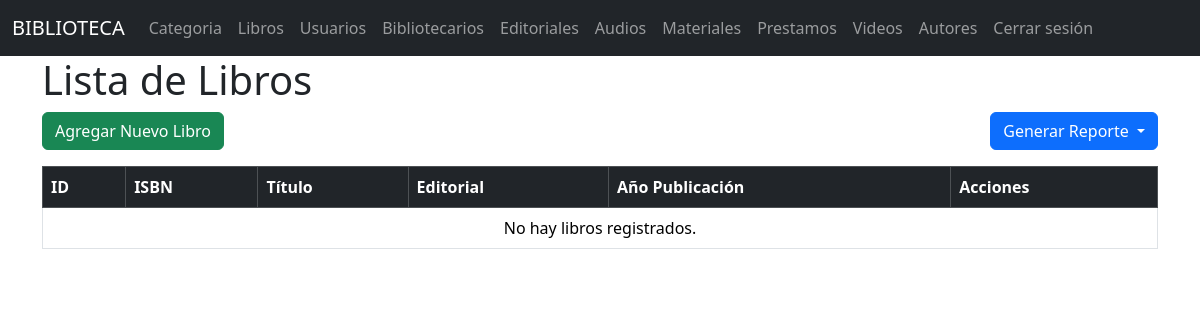
Page /libros/ on the earlier database version.
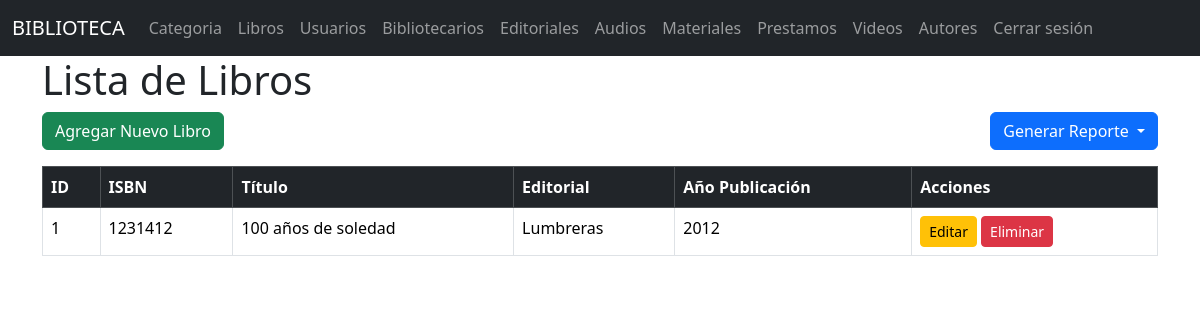
Same page on the later database version.
### models/libro_model.py (models this page shows, shortened)
class Libro(db.Model):
    __tablename__ = 'libros'
    id_libro = db.Column(db.Integer, primary_key=True)
    isbn = db.Column(db.Integer, nullable=False)
    id_material = db.Column(db.Integer, db.ForeignKey('materiales.id_material'), nullable=False)
    id_editorial = db.Column(db.Integer, db.ForeignKey('editoriales.id_editorial'),nullable=False)
    anio_publicacion = db.Column(db.String(4), nullable=False)  # o Integer si prefieres
    material = db.relationship('Material', back_populates = 'libro')
    editorial = db.relationship('Editorial', back_populates = 'libros')
    @staticmethod
    def get_all():
        return Libro.query.all()

### models/material_model.py (models this page shows, shortened)
class Material(db.Model):
    __tablename__ = 'materiales'
    id_material = db.Column(db.Integer, primary_key=True)
    tipo = db.Column(db.String(50), nullable=False)
    titulo = db.Column(db.String(100), nullable=False)
    fecha_ingreso = db.Column(db.String(20), nullable=False)
    estado = db.Column(db.String(20), nullable=False)
    id_categoria = db.Column(db.Integer, db.ForeignKey('categoria.id_cat'),nullable=False)
    id_autor = db.Column(db.Integer, db.ForeignKey('autores.id_autor'), nullable=False)
    categoria = db.relationship('Categoria', back_populates='materiales')
    libro = db.relationship('Libro', back_populates='material')
    autor = db.relationship('Autores', back_populates='materiales')
    audio = db.relationship('Audio', back_populates = 'material')
    proyecto_academico = db.relationship('Proyecto', back_populates='material')

### models/editorial_model.py (models this page shows, shortened)
class Editorial(db.Model):
    __tablename__ = "editoriales"
    id_editorial = db.Column(db.Integer, primary_key=True)
    nombre = db.Column(db.String(50), nullable=False)
    pais = db.Column(db.String(50), nullable=False)
    libros = db.relationship('Libro', back_populates='editorial')

### controllers/libro_controllers.py (the view)
@libro_bp.route("/")
def index():
    libros = Libro.get_all()
    return libro_view.list(libros)

### views/libro_view.py (called while the page is built)
def list(libros):
    return render_template('libros/index.html', libros=libros)

### templates/libros/index.html (shortened to what this page needs)
{% extends 'base.html' %}
{% block content %}
<h1>Lista de Libros</h1>
<div class="d-flex justify-content-between mb-3">
    <a href="{{ url_for('libro.create') }}" class="btn btn-success"> Agregar Nuevo Libro</a>
    <div class="btn-group">
        <button class="btn btn-primary dropdown-toggle" data-bs-toggle="dropdown" aria-expanded="false">
             Generar Reporte
        </button>
    </div>
</div>
<table class="table table-bordered">
    <thead class="table-dark">
        <tr>
            <th>ID</th>
            <th>ISBN</th>
            <th>Título</th>
            <th>Editorial</th>
            <th>Año Publicación</th>
            <th>Acciones</th>
        </tr>
    </thead>
    <tbody>
        {% for libro in libros %}
        <tr>
            <td>{{ libro.id_libro }}</td>
            <td>{{ libro.isbn }}</td>
            <td>{{ libro.material.titulo }}</td>
            <td>{{ libro.editorial.nombre if libro.editorial else libro.id_editorial }}</td>
            <td>{{ libro.anio_publicacion }}</td>
            <td>
                <a href="{{ url_for('libro.edit', id_libro=libro.id_libro) }}" class="btn btn-sm btn-warning">Editar</a>
                <a href="{{ url_for('libro.delete', id_libro=libro.id_libro) }}" class="btn btn-sm btn-danger" onclick="return confirm('¿Estás seguro de eliminar este libro?')">Eliminar</a>
            </td>
        </tr>
        {% else %}
        <tr>
            <td colspan="6" class="text-center">No hay libros registrados.</td>
        </tr>
        {% endfor %}
    </tbody>
</table>
{% endblock %}

Differences in the rows shown:
added Libro: id_libro "1", isbn "1231412", material.titulo "100 años de soledad", editorial "Lumbreras", anio_publicacion "2012"
Other differences:
text no longer shown: "No hay libros registrados."
